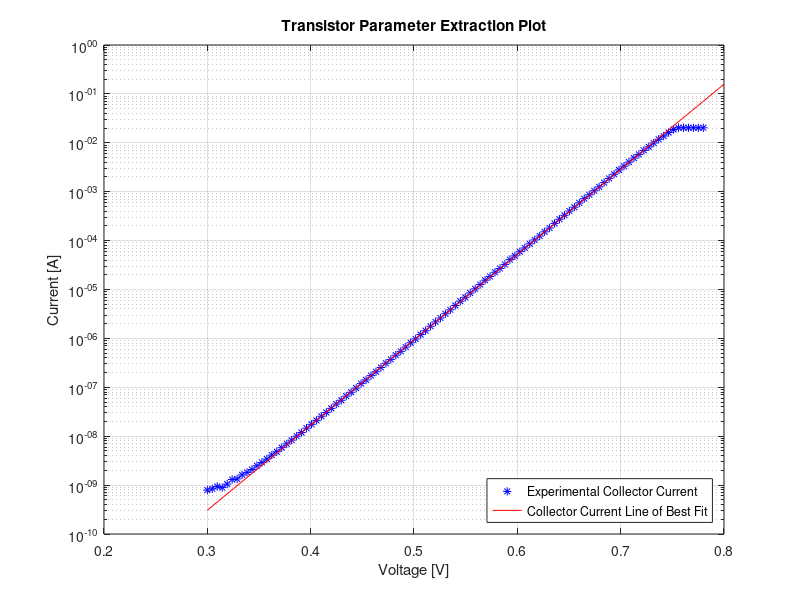
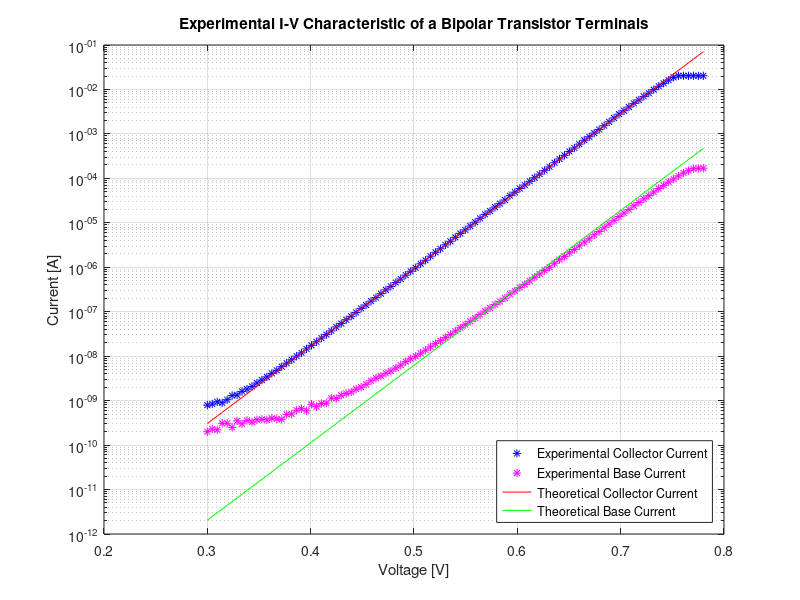
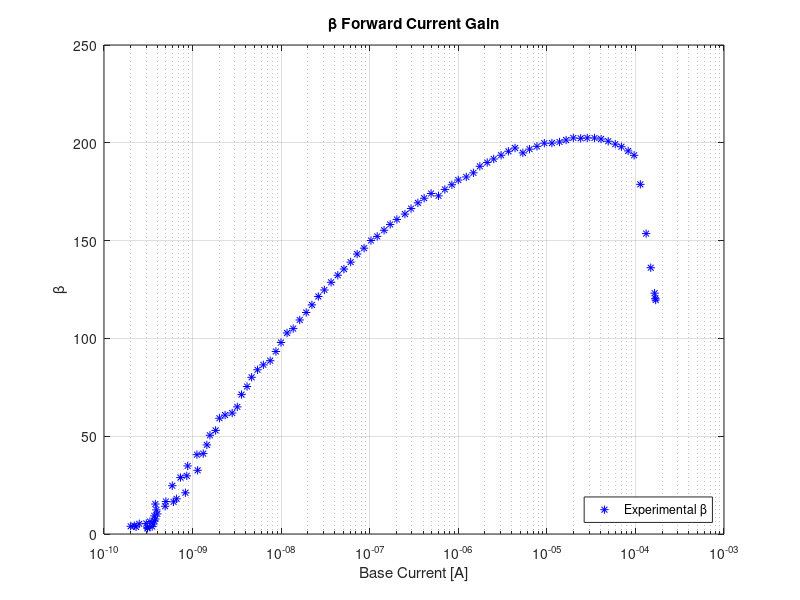
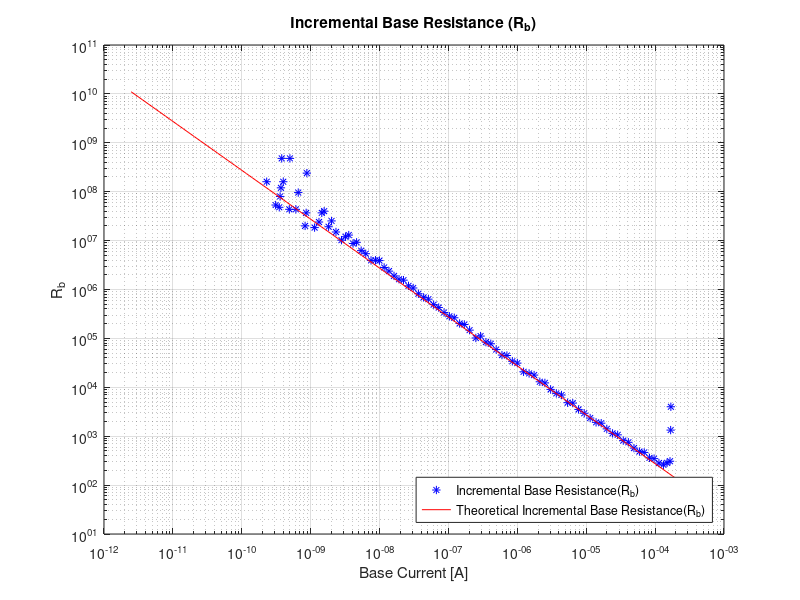

The MATLAB source for these figures, in order:
%% Experiment 1
Experiment_1 = load('Experiment_1_NEW.mat');
Experiment_1.Ib = fliplr(Experiment_1.Ib);
Experiment_1.Ib = Experiment_1.Ib + 1.350e-09;
Experiment_1.Ie = (-1)*fliplr(Experiment_1.Ie);
Experiment_1.Vb = fliplr(Experiment_1.Vb);
Experiment_1.Ic = Experiment_1.Ie - Experiment_1.Ib;

Theoretical_1.Vb = Experiment_1.Vb(22:95);
x = linspace(0.3, 0.8, 100);
fit = polyfit(Theoretical_1.Vb,log(Experiment_1.Ic(22:95)),1);
line = exp(fit(1) * x + fit(2));

%U_T = (0.026);
U_T = 1/(fit(1));
I_s = exp(fit(2));

% Beta is assumed to be 100~.
Theoretical_Beta = 150;
Theoretical_1.Ib = (I_s./Theoretical_Beta)*exp(Experiment_1.Vb/U_T);
Theoretical_1.Ic = I_s*exp((Experiment_1.Vb)/U_T);
Theoretical_1.Ie = Theoretical_1.Ic + Theoretical_1.Ib;
Theoretical_1.rb = diff(Experiment_1.Vb)./diff(Theoretical_1.Ib);
Theoretical_1.gm = diff(Theoretical_1.Ic)./diff(Experiment_1.Vb);

figure
semilogy(Experiment_1.Vb,Experiment_1.Ic,'b*')
hold on
semilogy(x,line,'r-');
title('Transistor Parameter Extraction Plot')
xlabel('Voltage [V]')
ylabel('Current [A]')
legend('Experimental Collector Current','Collector Current Line of Best Fit','Location','Southeast')
grid on
hold off

figure
semilogy(Experiment_1.Vb,Experiment_1.Ic,'b*')
hold on
semilogy(Experiment_1.Vb,Experiment_1.Ib,'m*')
semilogy(Experiment_1.Vb,Theoretical_1.Ic,'r-')
semilogy(Experiment_1.Vb,Theoretical_1.Ib,'g-')
title('Experimental I-V Characteristic of a Bipolar Transistor Terminals')
xlabel('Voltage [V]')
ylabel('Current [A]')
legend('Experimental Collector Current','Experimental Base Current','Theoretical Collector Current','Theoretical Base Current','Location','Southeast')
grid on
hold off

% If we want to plot a range of Currents
% figure
% semilogy(Experiment_1.Vb(16:55),Experiment_1.Ic(16:55),'b*')
% hold on
% semilogy(Experiment_1.Vb(16:55),Experiment_1.Ib(16:55),'r*')
% semilogy(x(16:end),line(16:end),'g-','LineWidth',1.5);
% semilogy(Experiment_1.Vb(16:55),theoretical_Ic(16:55),'g*')
% title('Experimental I-V Characteristic of a Bipolar Transistor Terminals')
% xlabel('Voltage [V]')
% ylabel('Current [A]')
% legend('Experimental Collector Current','Experimental Base Current','Base Current Line of Best Fit','Location','Southeast')
% grid on
% hold off

figure
semilogx(Experiment_1.Ib,Experiment_1.Ic./Experiment_1.Ib,'b*')
hold on
title('\beta Forward Current Gain')
xlabel('Base Current [A]')
ylabel('\beta')
legend('Experimental \beta','Location','Southeast')
grid on
hold off

figure
loglog(Experiment_1.Ib(2:end),diff(Experiment_1.Vb)./diff(Experiment_1.Ib),'b*')
hold on
loglog(Theoretical_1.Ib(2:end),diff(Experiment_1.Vb)./diff(Theoretical_1.Ib),'r-')
title('Incremental Base Resistance (R_{b})')
xlabel('Base Current [A]')
ylabel('R_{b}')
legend('Incremental Base Resistance(R_{b})','Theoretical Incremental Base Resistance(R_{b})','Location','Southeast')
grid on
hold off

figure
loglog(Experiment_1.Ic(2:end),diff(Experiment_1.Ic)./diff(Experiment_1.Vb),'b*')
hold on
loglog(Theoretical_1.Ic(2:end),diff(Theoretical_1.Ic)./diff(Experiment_1.Vb),'r-')
title('Incremental Transconductance Gain (g_{m})')
xlabel('Collector Current [A]')
ylabel('g_{m}')
legend('Experimental Incremental Transconductance Gain (g_{m})','Theoretical Incremental Transconductance Gain (g_{m})','Location','Southeast')
grid on
hold off

%% Experiment 2
% Find U_T and I_s for the didoe

Experiment_2_200 = load('Experiment_2-200.mat');
Experiment_2_200.Ib = fliplr(Experiment_2_200.Ib);
Experiment_2_200.Ie = (-1)*fliplr(Experiment_2_200.Ie);
Experiment_2_200.Vb = fliplr(Experiment_2_200.Vb);

Experiment_2_2k = load('Experiment_2-2k.mat');
Experiment_2_2k.Ib = fliplr(Experiment_2_2k.Ib);
Experiment_2_2k.Ie = (-1)*fliplr(Experiment_2_2k.Ie);
Experiment_2_2k.Vb = fliplr(Experiment_2_2k.Vb);

Experiment_2_20k = load('Experiment_2-20k.mat');
Experiment_2_20k.Ib = fliplr(Experiment_2_20k.Ib);
Experiment_2_20k.Ie = (-1)*fliplr(Experiment_2_20k.Ie);
Experiment_2_20k.Vb = fliplr(Experiment_2_20k.Vb);

Experiment_2_200.Ic = Experiment_2_200.Ie - Experiment_2_200.Ib;
Experiment_2_2k.Ic = Experiment_2_2k.Ie - Experiment_2_2k.Ib;
Experiment_2_20k.Ic = Experiment_2_20k.Ie - Experiment_2_20k.Ib;

figure
semilogy(Experiment_2_200.Vb,Experiment_2_200.Ic,'b*')
hold on
semilogy(Experiment_2_2k.Vb,Experiment_2_2k.Ic,'r*')
semilogy(Experiment_2_20k.Vb,Experiment_2_20k.Ic,'g*')
title('Emitter-Degenerated Bipolar Collector Current Characteristics')
xlabel('Base Voltage [V]')
ylabel('Collector Current [A]')
legend('Experimental R = 200 \Omega','Experimental R = 2k \Omega','Experimental R = 20k \Omega','Location','Southeast')
grid on
hold off

figure
plot(Experiment_2_200.Vb,Experiment_2_200.Ic,'b*')
hold on
title('Emitter-Degenerated Bipolar Collector Current Characteristics R = 200 \Omega')
xlabel('Base Voltage [V]')
ylabel('Collector Current [A]')
legend('Experimental R = 200 \Omega','Location','Southeast')
grid on
hold off

figure
plot(Experiment_2_2k.Vb,Experiment_2_2k.Ic,'b*')
hold on
title('Emitter-Degenerated Bipolar Collector Current Characteristics R = 2k \Omega')
xlabel('Base Voltage [V]')
ylabel('Collector Current [A]')
legend('Experimental R = 2k \Omega','Location','Southeast')
grid on
hold off

figure
plot(Experiment_2_20k.Vb,Experiment_2_20k.Ic,'b*')
hold on
title('Emitter-Degenerated Bipolar Collector Current Characteristics with R = 20k \Omega')
xlabel('Base Voltage [V]')
ylabel('Collector Current [A]')
legend('Experimental R = 20k \Omega','Location','Southeast')
grid on
hold off

% Rb for each resistor
figure
loglog(Experiment_2_200.Ib(2:end),diff(Experiment_2_200.Vb)./diff(Experiment_2_200.Ib),'b*')
hold on
title('Incremental Base Resistance(R_{b}) of Degenerated Bipolar Transistor Terminals with R = 200 \Omega')
xlabel('Base Current [A]')
ylabel('R_{b}')
legend('Incremental Base Resistance(R_{b})','Theoretical Incremental Base Resistance(R_{b})','Location','Southeast')
grid on
hold off

figure
loglog(Experiment_2_2k.Ib(2:end),diff(Experiment_2_2k.Vb)./diff(Experiment_2_2k.Ib),'b*')
hold on
title('Incremental Base Resistance(R_{b}) of Degenerated Bipolar Transistor Terminals with R = 2 k\Omega')
xlabel('Base Current [A]')
ylabel('R_{b}')
legend('Incremental Base Resistance(R_{b})','Theoretical Incremental Base Resistance(R_{b})','Location','Southeast')
grid on
hold off

figure
loglog(Experiment_2_20k.Ib(2:end),diff(Experiment_2_20k.Vb)./diff(Experiment_2_20k.Ib),'b*')
hold on
title('Incremental Base Resistance(R_{b}) of Degenerated Bipolar Transistor Terminals with R = 20 k\Omega')
xlabel('Base Current [A]')
ylabel('R_{b}')
legend('Incremental Base Resistance(R_{b})','Theoretical Incremental Base Resistance(R_{b})','Location','Southeast')
grid on
hold off


Experiment_2_20k.Ib = fliplr(Experiment_2_20k.Ib);
Experiment_2_20k.Ie = (-1)*fliplr(Experiment_2_20k.Ie);
Experiment_2_20k.Vb = fliplr(Experiment_2_20k.Vb);

Experiment_2_200.Ic = Experiment_2_200.Ie - Experiment_2_200.Ib;
Experiment_2_2k.Ic = Experiment_2_2k.Ie - Experiment_2_2k.Ib;
Experiment_2_20k.Ic = Experiment_2_20k.Ie - Experiment_2_20k.Ib;

% Gm for each resistor
figure
loglog(Experiment_2_200.Ic(2:end),diff(Experiment_2_200.Ic)./diff(Experiment_2_200.Vb),'b*')
hold on
title('Incremental Transconductance Gain (G_{m}) of Degenerated Bipolar Transistor with R = 200 \Omega')
xlabel('Collector Current [A]')
ylabel('G_{m}')
legend('Experimental Incremental Transconductance Gain (G_{m})','Theoretical Incremental Transconductance Gain (G_{m})','Location','Southeast')
grid on
hold off

figure
loglog(Experiment_2_2k.Ic(2:end),diff(Experiment_2_2k.Ic)./diff(Experiment_2_2k.Vb),'b*')
hold on
title('Incremental Transconductance Gain (G_{m}) of Degenerated Bipolar Transistor with R = 2 k\Omega')
xlabel('Collector Current [A]')
ylabel('G_{m}')
legend('Experimental Incremental Transconductance Gain (G_{m})','Theoretical Incremental Transconductance Gain (G_{m})','Location','Southeast')
grid on
hold off

figure
loglog(Experiment_2_20k.Ic(2:end),diff(Experiment_2_20k.Ic)./diff(Experiment_2_20k.Vb),'b*')
hold on
title('Incremental Transconductance Gain (G_{m}) of Degenerated Bipolar Transistor with R = 20 k\Omega')
xlabel('Collector Current [A]')
ylabel('G_{m}')
legend('Experimental Incremental Transconductance Gain (G_{m})','Theoretical Incremental Transconductance Gain (G_{m})','Location','Southeast')
grid on
hold off


%% Experiment 3

%--
Experiment_1 = load('Experiment_1_NEW.mat');
Experiment_1.Ib = fliplr(Experiment_1.Ib);
Experiment_1.Ib = Experiment_1.Ib + 1.350e-09;
Experiment_1.Ie = (-1)*fliplr(Experiment_1.Ie);
Experiment_1.Vb = fliplr(Experiment_1.Vb);
Experiment_1.Ic = Experiment_1.Ie - Experiment_1.Ib;
Theoretical_1.Vb = Experiment_1.Vb(16:37);
x = linspace(0.3, 0.8, 100);
fit = polyfit(Theoretical_1.Vb,log(Experiment_1.Ic(16:37)),1);
line = exp(fit(1) * x + fit(2));
U_T = 1/(fit(1));
I_s = exp(fit(2));
%--

Experiment_3 = load('Experiment_3-20k.mat');
Experiment_3.Ib = fliplr(Experiment_3.Ib);
Experiment_3.Vb = fliplr(Experiment_3.Vb);
Experiment_3.Ve = fliplr(Experiment_3.Ve);

x = linspace(0.5,5,200);
fit2 = polyfit(Experiment_3.Vb(11:end),Experiment_3.Ve(11:end),1);
line2 = fit2(1)*x + fit2(2);
slope2 = fit2(1);
intercept2 = fit2(2);

figure
plot(Experiment_3.Vb,Experiment_3.Ve,'b*')
hold on
plot(x, line2, 'r-');
xlabel('V_{in} [V]')
ylabel('V_{out} [V]')
title('Voltage Transfer Characteristics for Common-Collector Amplifier Circuit')
legend('Experimental V_{in} vs. V_{out}','Theoretical V_{in} vs. V_{out}','Location','Southeast')
%legend('Experimental R_1 = 51 k\Omega','Experimental R_1 = 60 k\Omega','Experimental R_1 = 71 k\Omega','Location','Northwest')
grid on
hold off



%% Experiment 4

%--
Experiment_1 = load('Experiment_1_NEW.mat');
Experiment_1.Ib = fliplr(Experiment_1.Ib);
Experiment_1.Ib = Experiment_1.Ib + 1.350e-09;
Experiment_1.Ie = (-1)*fliplr(Experiment_1.Ie);
Experiment_1.Vb = fliplr(Experiment_1.Vb);
Experiment_1.Ic = Experiment_1.Ie - Experiment_1.Ib;
Theoretical_1.Vb = Experiment_1.Vb(16:37);
x = linspace(0.3, 0.8, 100);
fit = polyfit(Theoretical_1.Vb,log(Experiment_1.Ic(16:37)),1);
line = exp(fit(1) * x + fit(2));
U_T = 1/(fit(1));
I_s = exp(fit(2));
%--

Experiment_4_51k = load('Experiment_4-51k.mat');
Experiment_4_51k.Ib = fliplr(Experiment_4_51k.Ib);
Experiment_4_51k.Vb = fliplr(Experiment_4_51k.Vb);
Experiment_4_51k.Vout = fliplr(Experiment_4_51k.Vout);

x51 = linspace(0.5,3.6,200);
fit51 = polyfit(Experiment_4_51k.Vb(10:70),Experiment_4_51k.Vout(10:70),1);
line51 = fit51(1)*x51 + fit51(2);
slope51 = fit51(1);
intercept51 = fit51(2);

x512 = linspace(3.5,5,200);
fit512 = polyfit(Experiment_4_51k.Vb(70:end),Experiment_4_51k.Vout(70:end),1);
line512 = fit512(1)*x512 + fit512(2); 
slope512 = fit512(1);
intercept512 = fit512(2);

Experiment_4_60k = load('Experiment_4-60k.mat');
Experiment_4_60k.Ib = fliplr(Experiment_4_60k.Ib);
Experiment_4_60k.Vb = fliplr(Experiment_4_60k.Vb);
Experiment_4_60k.Vout = fliplr(Experiment_4_60k.Vout);

x60 = linspace(0.5,3.4,200);
fit60 = polyfit(Experiment_4_60k.Vb(10:70),Experiment_4_60k.Vout(10:70),1);
line60 = fit60(1)*x60 + fit60(2);
slope60= fit60(1);
intercept60 = fit60(2);

x602 = linspace(3.3,5,200);
fit602 = polyfit(Experiment_4_60k.Vb(70:end),Experiment_4_60k.Vout(70:end),1);
line602 = fit602(1)*x602 + fit602(2); 
slope602 = fit602(1);
intercept602 = fit602(2);

Experiment_4_71k = load('Experiment_4-71k.mat');
Experiment_4_71k.Ib = fliplr(Experiment_4_71k.Ib);
Experiment_4_71k.Vb = fliplr(Experiment_4_71k.Vb);
Experiment_4_71k.Vout = fliplr(Experiment_4_71k.Vout);


figure
plot(Experiment_4_51k.Vb,Experiment_4_51k.Vout,'b*')
hold on
plot(x51, line51, 'r-');
plot(x512, line512, 'r-');
plot(Experiment_4_60k.Vb,Experiment_4_60k.Vout,'g*')
plot(x60, line60, 'c-');
plot(x602, line602, 'c-');
plot(Experiment_4_71k.Vb,Experiment_4_71k.Vout,'m*')
% plot(Experiment_3.Vb,Experiment_3.Ve,'*')
xlabel('V_{in} [V]')
ylabel('V_{out} [V]')
title('Voltage Transfer Characteristics for Inverter Circuit')
legend('Experimental R_1 = 51 k\Omega','Theoretical Line of Best Fit for Mode 1 operation (R_1 = 51 k\Omega)'...
    ,'Theoretical Line of Best Fit for Mode 2 operation (R_1 = 51 k\Omega)','Experimental R_1 = 60 k\Omega',...
    'Theoretical Line of Best Fit for Mode 1 operation (R_1 = 60 k\Omega)',...
    'Theoretical Line of Best Fit for Mode 2 operation (R_1 = 60 k\Omega)''Experimental R_1 = 71 k\Omega',...
    'Location','Northeast')
grid on
hold off

